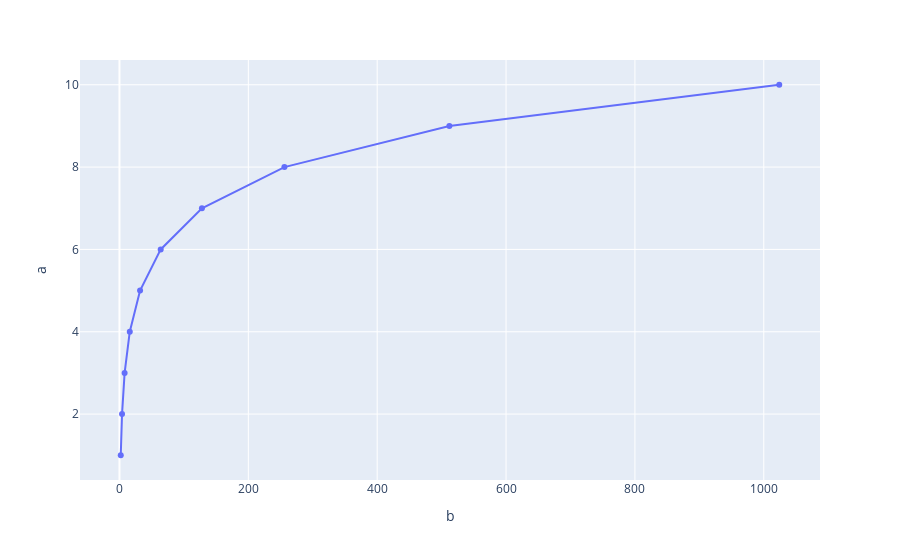

Notebook cell for this chart:
### Code cell
fig = px.line(df, x="b", y="a", markers=True)
fig

### Figure 1 — Plotly figure (JSON) as saved in the notebook; plotly's stock layout.template omitted (floating-point values rounded to 4 significant figures)
{"data": [{"hovertemplate": "b=%{x}<br>a=%{y}<extra></extra>", "legendgroup": "", "line": {"color": "#636efa", "dash": "solid"}, "marker": {"symbol": "circle"}, "mode": "lines+markers", "name": "", "orientation": "v", "showlegend": false, "type": "scatter", "x": [2, 4, 8, 16, 32, 64, 128, 256, 512, 1024], "xaxis": "x", "y": [1, 2, 3, 4, 5, 6, 7, 8, 9, 10], "yaxis": "y"}], "layout": {"legend": {"tracegroupgap": 0}, "margin": {"t": 60}, "xaxis": {"anchor": "y", "domain": [0, 1], "title": {"text": "b"}}, "yaxis": {"anchor": "x", "domain": [0, 1], "title": {"text": "a"}}}}
